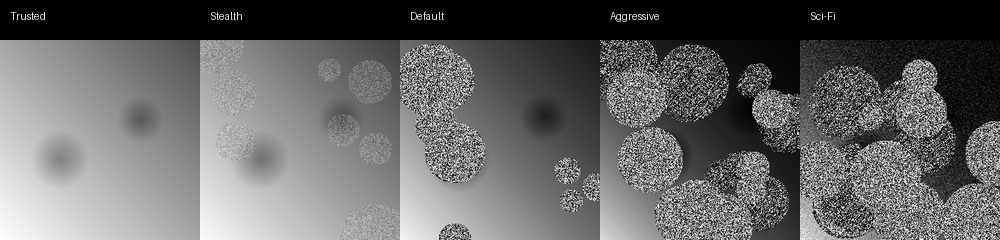
#> input picture examples/depth_distortion_modes.png, 1000 x 240 px
$ python -i run_rgb_demo.py   (imports and definitions only)
#> lines starting #> are read from the running program, lines starting #| are printed output that depends on the picture
#> further down, picture is the input picture: PIL image 1000x240 RGB; min 0, max 255, mean 101.4
"""
DATA VEIL – RGB Camera Deception Demo

Simulates a simple RGB camera "scene" and then applies a veiled
version that an attacker / external system would see.

Trusted:
  - clean synthetic scene (background gradient + shapes)

Veiled:
  - blur
  - color warp
  - edge jitter
  - noise

Outputs:
  - examples/rgb_trusted.png
  - examples/rgb_veiled.png
  - examples/rgb_trusted_vs_veiled.png
"""

from pathlib import Path
import numpy as np
from PIL import Image, ImageDraw, ImageFilter


# [50 lines left out: function generate_rgb_scene, not called in this run]


def apply_rgb_veil(trusted_img: Image.Image) -> Image.Image:
    """
    Apply a set of distortions to simulate a veiled camera view:
      - slight perspective-ish warp (via jittered columns)
      - blur
      - color shifts
      - noise overlays
    """
    w, h = trusted_img.size
#> w = 1000; h = 240

    # Convert to numpy for color ops
    arr = np.array(trusted_img).astype(np.float32)

    # Color warp: shift channels in a way that feels "off"
    # Slight green boost, red attenuation, blue variance
    arr[..., 0] *= 0.9   # red
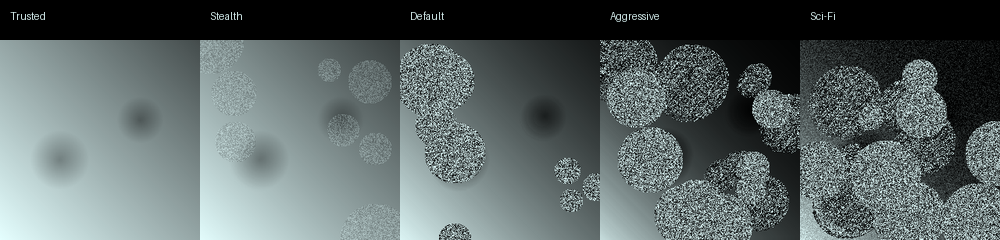
#> arr: shape (240, 1000, 3) float32; mean R, G, B 91.3, 101.5, 101.5
    arr[..., 1] *= 1.1   # green
    arr[..., 2] *= 1.05  # blue

    # Clip back to [0,255]
    arr = np.clip(arr, 0, 255).astype(np.uint8)
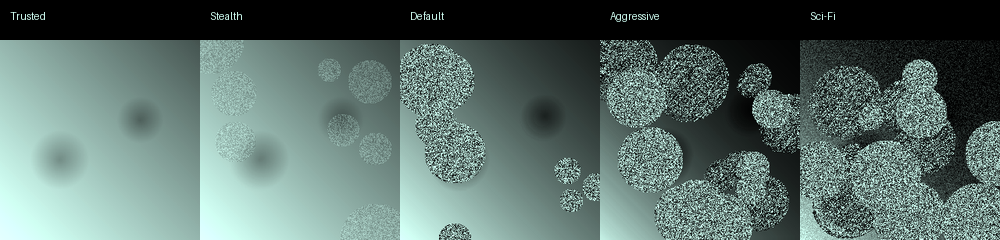
#> arr: shape (240, 1000, 3); mean R, G, B 90.9, 111.1, 106.1
    img = Image.fromarray(arr, mode="RGB")

    # Add a mild blur
    img = img.filter(ImageFilter.GaussianBlur(radius=1.4))
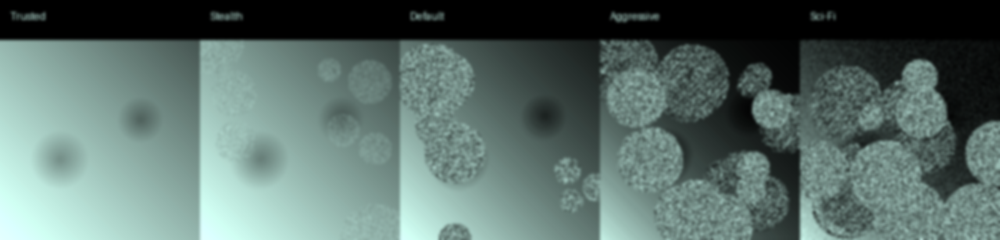
#> img: PIL image 1000x240 RGB; mean R, G, B 90.9, 111.1, 106.1

    # Jitter vertical strips (simulate edge misalignment / rolling shutter weirdness)
    jittered = Image.new("RGB", (w, h))
#> jittered: PIL image 1000x240 RGB; every value is 0
    strip_width = 8
    for x in range(0, w, strip_width):
        strip = img.crop((x, 0, min(x + strip_width, w), h))
        offset = int(np.random.randint(-2, 3))  # -2 to +2 pixels
        jittered.paste(strip, (x, offset if offset > 0 else 0))
    img = jittered

    # Add noise overlay
    noise = np.random.normal(loc=0.0, scale=10.0, size=(h, w, 3))
    arr = np.array(img).astype(np.float32)
    arr += noise
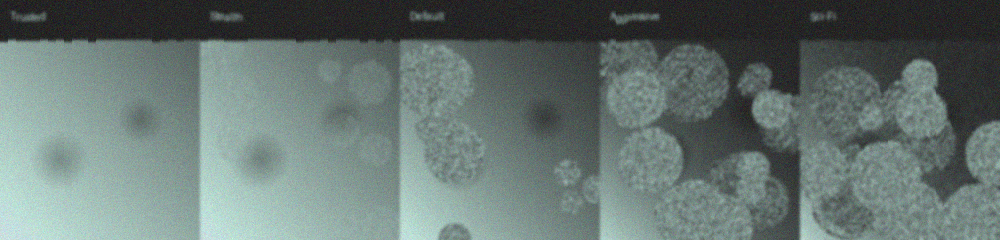
#> arr: shape (240, 1000, 3) float32; mean R, G, B 90.6, 110.7, 105.7; drawn with min black and max white
    arr = np.clip(arr, 0, 255).astype(np.uint8)
    img = Image.fromarray(arr, mode="RGB")

    return img


# [56 lines left out: functions make_rgb_side_by_side, demo_rgb, not called in this run]


# [2 lines not run here, left out]

>>> from PIL import Image
>>> picture = Image.open('examples/depth_distortion_modes.png')
>>> result = apply_rgb_veil(picture)

$ run again, on examples/fusion_dashboard.png
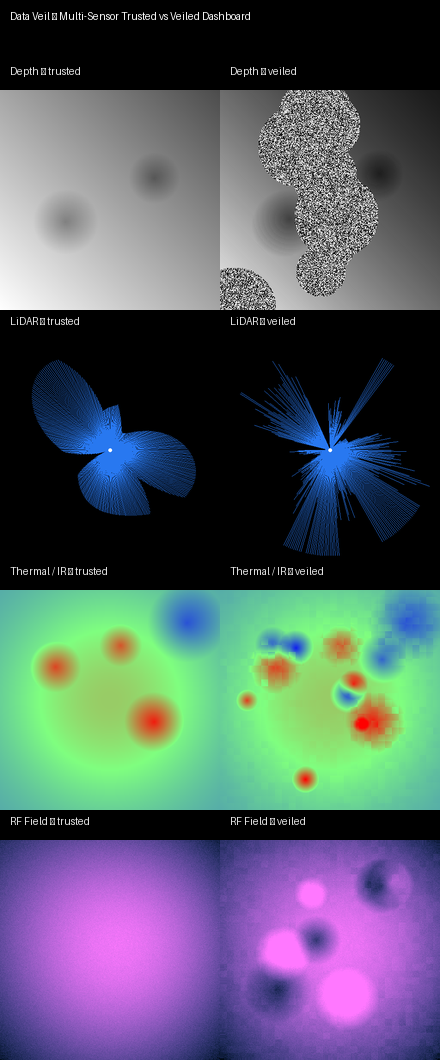
#> input picture examples/fusion_dashboard.png, 440 x 1060 px
#> picture is the input picture: PIL image 440x1060 RGB; mean R, G, B 85.1, 94.2, 102.6
#> after the loop in apply_rgb_veil, `for x in range(0, w, strip_width):`:
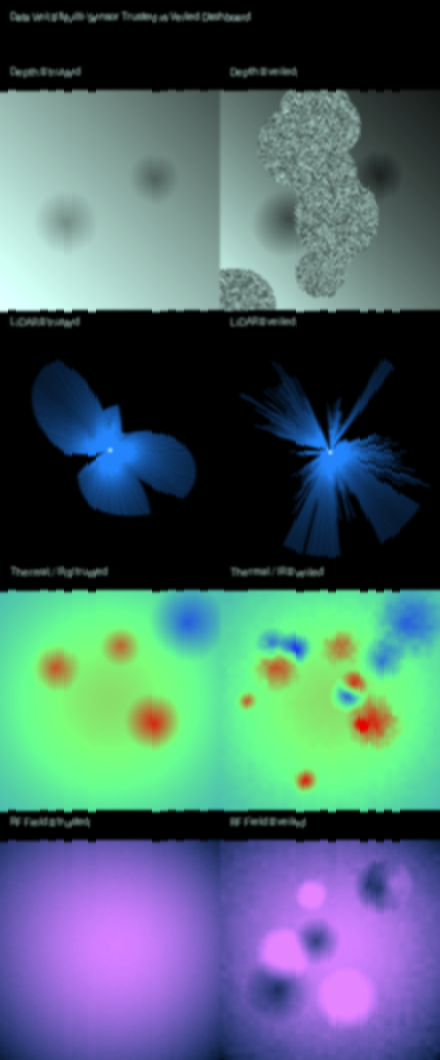
#> jittered: PIL image 440x1060 RGB; mean R, G, B 76.3, 102.6, 107.2
#> in apply_rgb_veil, `arr += noise`:
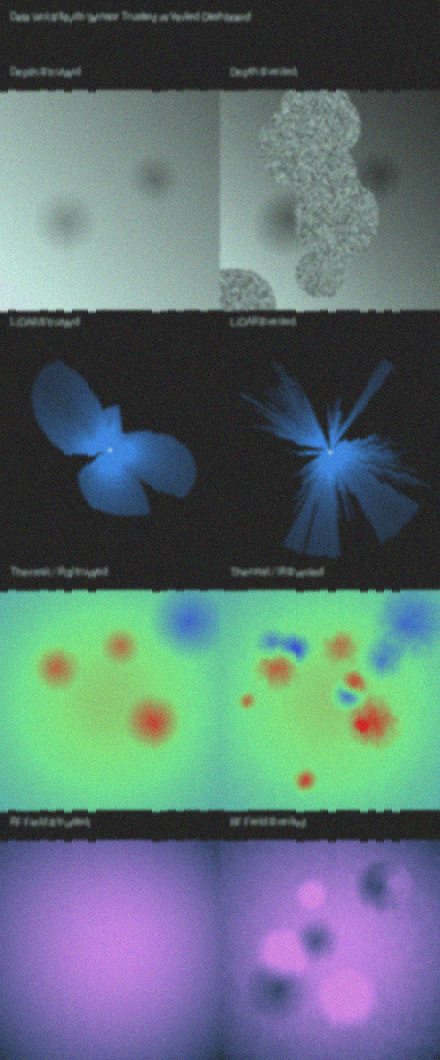
#> arr: shape (1060, 440, 3) float32; mean R, G, B 76.3, 102.6, 107.2; drawn with min black and max white
